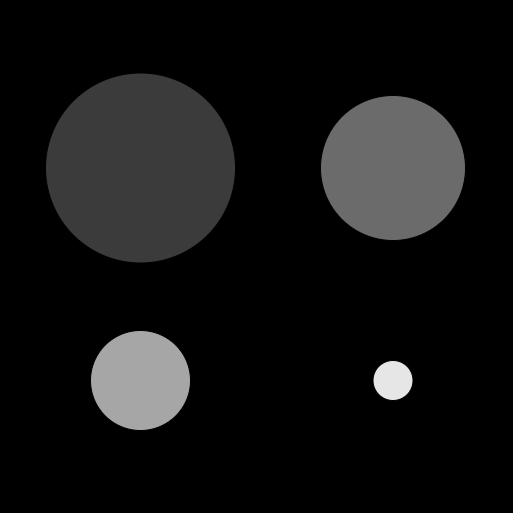
#> input picture test images/intensity_circle.png, 513 x 513 px, found by its file name
$ jupyter execute chan_vase_skimage.ipynb
#> lines starting #> are read from the running program, lines starting #| are printed output that depends on the picture
<a href="https://colab.research.google.com/github/Nirvanall/IPilProject2020/blob/master/chan_vase_skimage.ipynb" target="_parent"></a>

# Chan-Vase segmentation in skimage
* example link: https://scikit-image.org/docs/dev/auto_examples/segmentation/plot_chan_vese.html

* source code: https://github.com/scikit-image/scikit-image/blob/master/skimage/segmentation/_chan_vese.py

* Chan-Vase paper: https://link.springer.com/chapter/10.1007%2F3-540-48236-9_13

* Chan-Vase segmentation intro and experiment: http://www.ipol.im/pub/art/2012/g-cv/article.pdf


[cell 1]
import matplotlib.pyplot as plt
from skimage import data, img_as_float
from skimage.segmentation import chan_vese
from skimage import color, io
import numpy as np

img = io.imread('intensity_circle.png')
#> img is the input picture: shape (513, 513, 4); mean R, G, B, A 18.8, 18.8, 18.8, 255
img = color.rgb2gray(img)
#> img: shape (513, 513) float64
img = img - np.mean(img)
#image = img_as_float(data.camera())
image = img
# Feel free to play around with the parameters to see how they impact the result
cv = chan_vese(image, mu=0.25, lambda1=1, lambda2=1, tol=1e-3, max_iter=200,
               dt=0.5, init_level_set="checkerboard", extended_output=True)

fig, axes = plt.subplots(2, 2, figsize=(8, 8))
ax = axes.flatten()

ax[0].imshow(image, cmap="gray")
ax[0].set_axis_off()
ax[0].set_title("Original Image", fontsize=12)

ax[1].imshow(cv[0], cmap="gray")
ax[1].set_axis_off()
title = "Chan-Vese segmentation - {} iterations".format(len(cv[2]))
#> title = 'Chan-Vese segmentation - 52 iterations'
ax[1].set_title(title, fontsize=12)

ax[2].imshow(cv[1], cmap="gray")
ax[2].set_axis_off()
ax[2].set_title("Final Level Set", fontsize=12)

ax[3].plot(cv[2])
ax[3].set_title("Evolution of energy over iterations", fontsize=12)

fig.tight_layout()
plt.show()
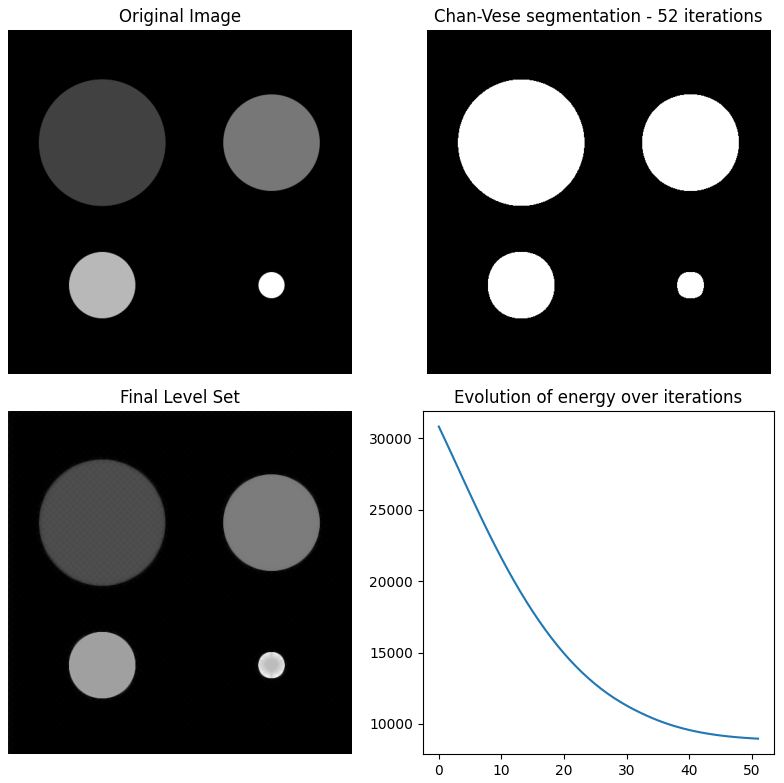
#> figure drawn by matplotlib, 4 panels; panel 4: curve peaks at x = 0, y = 30808
